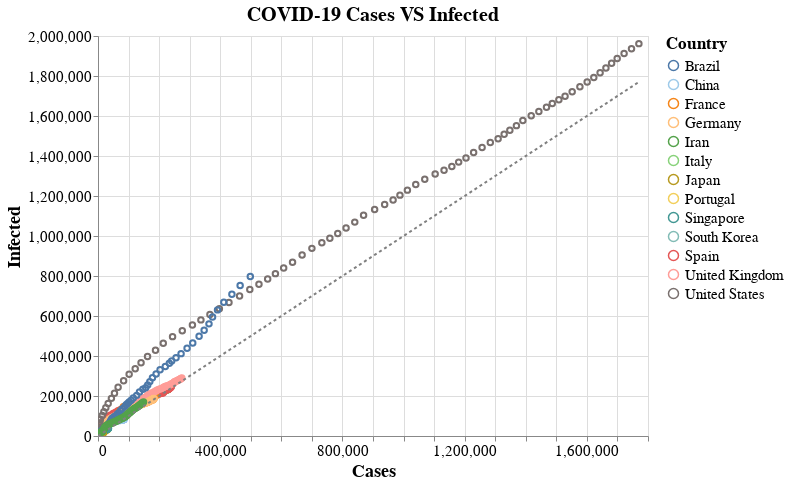

Notebook code cell kept with this figure:
### Markdown cell above
> Tip: Click (Shift+ for multiple) on countries in the legend to filter the visualization.

### Code cell
#hide_input
# Plot it using Altair
data_pc = data_final[['location', 'date', 'total_cases', 'total_infected']].copy()

countries = ["China", "Italy", "Spain", "France", "United Kingdom", "Germany", 
             "Portugal", "United States", "Singapore","South Korea", "Japan", 
             "Brazil","Iran"]
data_countries = []
data_countries_pc = []

for i in countries:
    data_pc.loc[data_pc.location == i,"total_infected"] = data_pc.loc[data_pc.location == i,"total_infected"]
    data_pc.loc[data_pc.location == i,"total_cases"] = data_pc.loc[data_pc.location == i,"total_cases"]
    # get each country time series
filter1 = data_pc["total_infected"] > 1
for i in countries:
    filter_country = data_pc["location"]== i
    data_countries_pc.append(data_pc[filter_country & filter1])


plot(data_countries_pc, "scatter", True)

### Figure 1 — Vega-Lite specification as saved in the notebook (floating-point values rounded to 4 significant figures; data arrays with more than 128 entries replaced by an {"elided": "..."} marker saying what was removed)
{"config": {"view": {"continuousWidth": 400, "continuousHeight": 300}, "axis": {"labelFontSize": 15, "titleFontSize": 18}, "title": {"fontSize": 20}}, "layer": [{"mark": "point", "encoding": {"color": {"type": "nominal", "field": "location", "legend": {"labelFontSize": 15, "title": "Country", "titleFontSize": 17}, "scale": {"scheme": "tableau20"}}, "opacity": {"condition": {"value": 1, "selection": "selector018"}, "value": 0.1}, "x": {"type": "quantitative", "field": "cases", "title": "Cases"}, "y": {"type": "quantitative", "field": "infected", "title": "Infected"}}, "height": 400, "selection": {"selector017": {"type": "interval", "bind": "scales"}, "selector018": {"type": "multi", "fields": ["location"], "bind": "legend"}}, "title": "COVID-19 Cases VS Infected", "width": 550}, {"mark": {"type": "line", "color": "grey", "strokeDash": [3, 3]}, "encoding": {"x": {"type": "quantitative", "field": "cases"}, "y": {"type": "quantitative", "field": "45_line", "scale": {"domain": [0, 1962000.0]}}}}], "data": {"name": "data-89bb681e209c0a852f41936e30075d49"}, "$schema": "https://vega.github.io/schema/vega-lite/v4.8.1.json", "datasets": {"data-89bb681e209c0a852f41936e30075d49": {"elided": "1314 records"}}}
